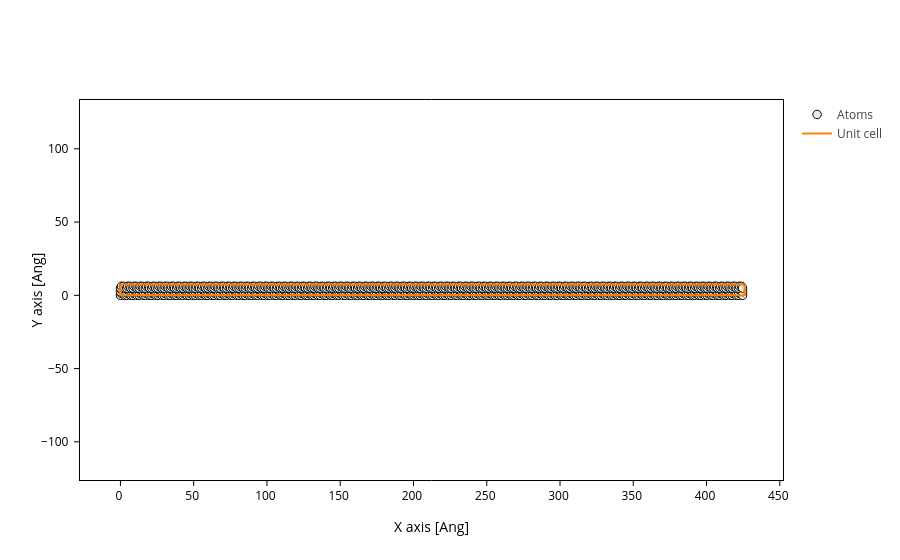

Source (notebook cell):
### Code cell
H_dev = sisl.get_sile(Hfile)
H_dev.read_geometry().plot(axes='xy')

### Figure 1 — Plotly figure (JSON) as saved in the notebook; plotly's stock layout.template omitted (floating-point values rounded to 4 significant figures; data arrays with more than 128 entries replaced by an {"elided": "..."} marker saying what was removed)
{"data": [{"marker": {"color": "#EDEADE", "line": {"color": "black", "width": 1}, "opacity": 1, "size": 8.48}, "meta": {}, "mode": "markers", "name": "Atoms", "opacity": 1, "type": "scatter", "x": {"elided": "1200 float values"}, "y": {"elided": "1200 float values"}}, {"meta": {}, "mode": "lines", "name": "Unit cell", "type": "scatter", "x": [0.0, 0.0, 426.0, 426.0, 0.0, 0.0, NaN, 0.0, 0.0, 0.0, 426.0, 426.0, 0.0, NaN, 426.0, 426.0, NaN, 426.0, 426.0], "y": [0.0, 7.379, 7.379, 7.379, 7.379, 7.379, NaN, 7.379, 0.0, 0.0, 0.0, 0.0, 0.0, NaN, 7.379, 0.0, NaN, 7.379, 0.0]}], "layout": {"scene": {"aspectmode": "data", "xaxis": {"title": {"text": "X axis [Ang]"}}, "yaxis": {"title": {"text": "Y axis [Ang]"}}}, "xaxis": {"scaleanchor": "y", "scaleratio": 1, "title": {"text": "X axis [Ang]"}}, "yaxis": {"title": {"text": "Y axis [Ang]"}}}}
